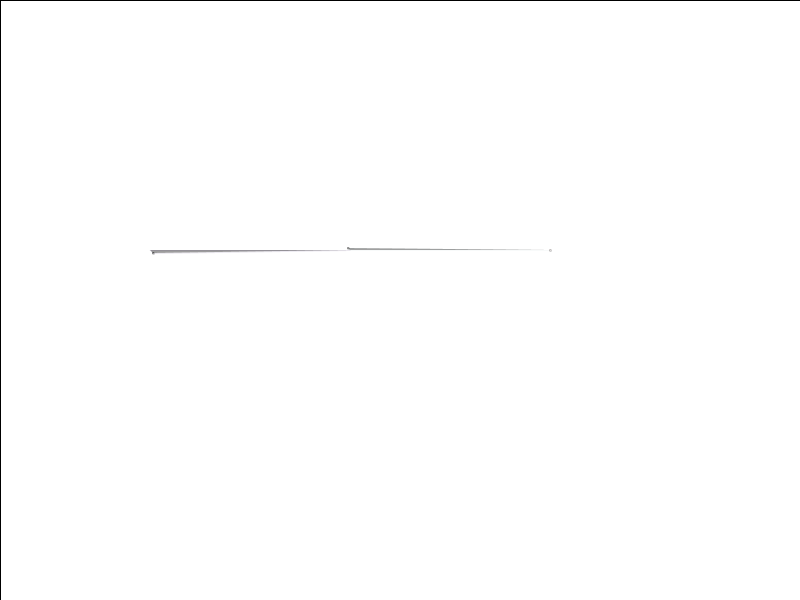
Frame 1 (no input)
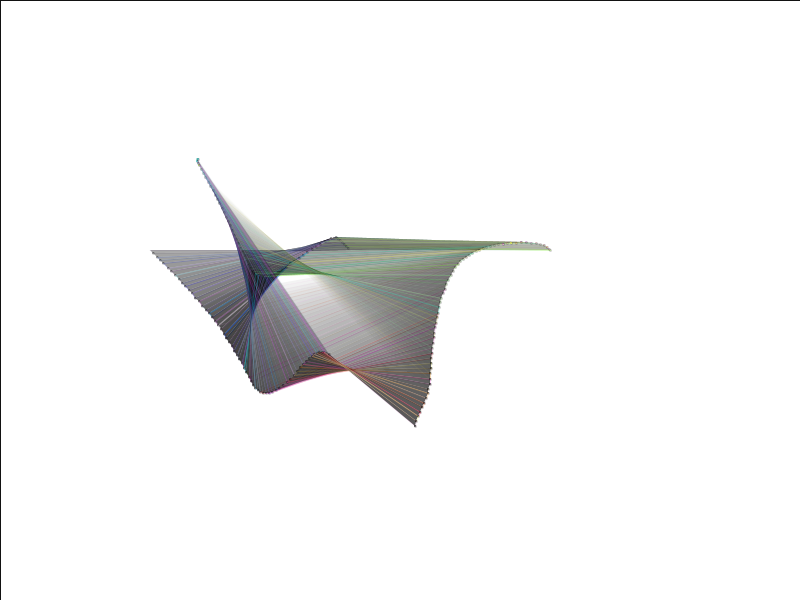
Frame 60 (the mouse pressed at the canvas centre just before this capture)
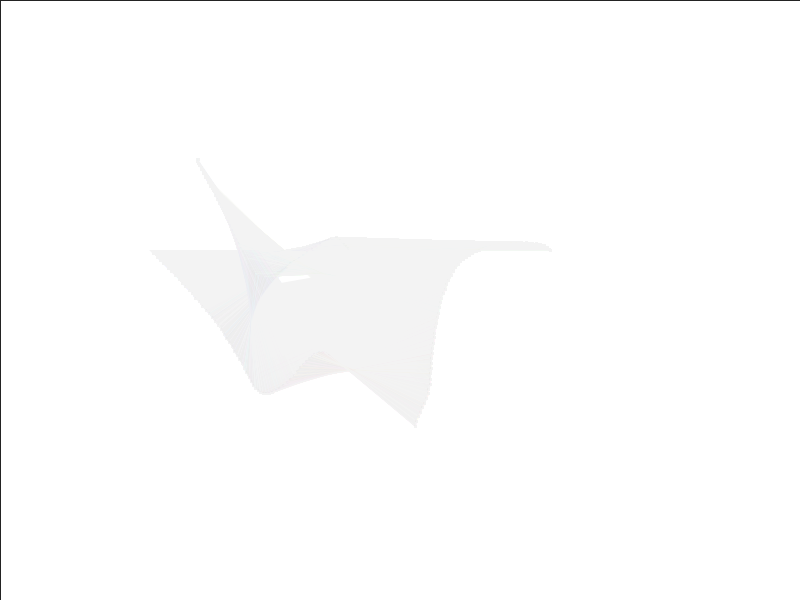
Frame 120 (the mouse held since frame 60 and released just before this capture)

The Processing sketch that drew these frames (run headless with seeded random() and noise(); from frame 60 on, the mouse is pressed at the canvas centre):

// Processing sketch: processing_65449
// ── processing_65449.pde

int screenW = 900;//screen.width;
int screenH = 700;//screen.height;
float[] realx = {200.0,400.0,600.0};
float[] prevrealx = {200,400,600};
float[] realy = {300.0,300.0,300.0};
float[] prevrealy = {300,300,300};
int[] x = {200,400,600};
int[] y = {300,300,300};
int[] prevx = {200,400,600};
int[] prevy = {300,300,300};
color[] col = {0,0,0};
float[] dirx = {2.0,-2.0,1.0};
float[] diry = {2.0,-2.0,1.0};
float[] accx = {1.0,0.0,-1.0};
float[] accy = {1.0,0.0,-1.0};
int[] dur = {4,3,2};
int[] siz = {2,2,2};
int t = 0;
color back = 255;
int maxspeed = 5;
int trans = 50;

void setup(){
  size(800,600);
  smooth();
  background(255); }

void draw(){
  if(t % 15 == 0)
  {
    fill(back,10);
    rect(0,0,screenW,screenH);
  }
  
  if(mousePressed)
  {
      for(int n = 0; n < 3; n++)
      {
        realx[n] = mouseX+trans;
        realy[n] = mouseY+trans;
      }
      return;
  }
  if(keyPressed && key == 'i')
  {
      if(back == 0)
      {
        back = 255;
      }
      else
      {
        back = 0;
      }
  }
  
  t = 100 + ((t + 1 + 255) % 255);
  
  for(int n = 0; n < 3; n++)
  {
    prevrealx[n] = realx[n];
    prevrealy[n] = realy[n];
    prevx[n] = (int)prevrealx[n];
    prevy[n] = (int)prevrealy[n];
    int speed = (int)sqrt(dirx[n]*dirx[n] + diry[n]*diry[n]);
    if(speed < maxspeed)
    {
      dirx[n] += accx[n];
      diry[n] += accy[n];
    }
    else
    {
      dirx[n] *= 0.9;
      diry[n] *= 0.9;
    }
    realx[n] = (screenW + realx[n] + dirx[n]) % screenW;
    realy[n] = (screenH + realy[n] + diry[n]) % screenH;
    x[n] = (int)realx[n];
    y[n] = (int)realy[n];
    dur[n] -= 1;
    
    
    println("accx[0]= " + accx[n] + "accx[1] = " + accx[1] + "accx[2] = " + accx[2]);
    
    switch(n) 
    {
      case 0://blue
        col[n] = color(random(0,t),random(0,t),t,random(0,t));
        break;
      case 1://green
        col[n] = color(random(0,t),t,random(0,t),random(0,t));
        break;
      case 2://red
        col[n] = color(t,random(0,t),random(0,t),random(0,t));
        break;
    }
    
    fill(col[n],255);
    int distance = (int)(sqrt(pow((x[n] - x[(n+1)%3]),2) + pow((y[n] - y[(n+1)%3]),2)));
    if(distance < 318)
    { 
      if((int)(sqrt(pow((prevx[(n+1)%3] - prevx[n]),2) + pow((prevy[(n+1)%3] - prevy[n]),2))) < 318)
      { 
        int alph = 255 - (int)(distance*0.8);
        stroke(col[n],alph*0.7);
        if(back == 255)
          fill(0,0,0,alph);
        else
          fill(255,255,255,alph); 
        quad(x[n]-trans,y[n]-trans,x[(n+1)%3]-trans,y[(n+1)%3]-trans,prevx[(n+1)%3]-trans,prevy[(n+1)%3]-trans,prevx[n]-trans,prevy[n]-trans);
      }
    }
    stroke(0,0,0,50);
    ellipse(x[n]-trans,y[n]-trans,siz[n],siz[n]);
    
    if(dur[n] < 0)
    {
      accx[n] = random(-0.8,0.8);
      accy[n] = random(-0.8,0.8);
      dur[n] = (int)random(0,20);
      siz[n] = 2; 
    }
  }
}
